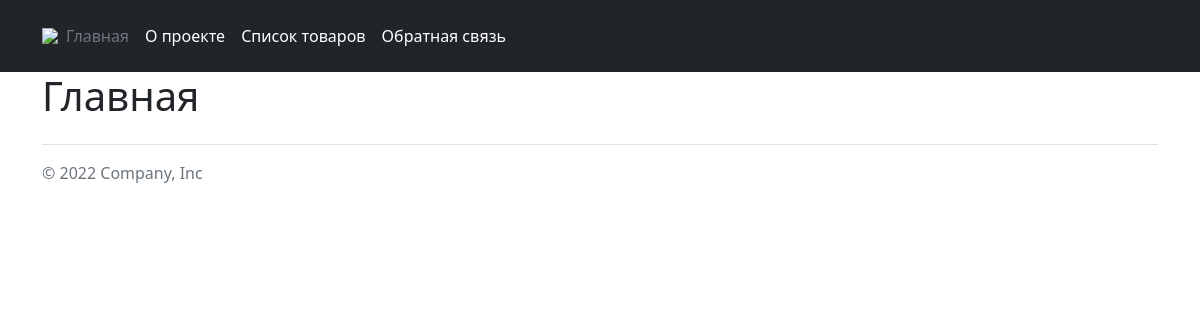
/, run on an earlier commit of the app's database.
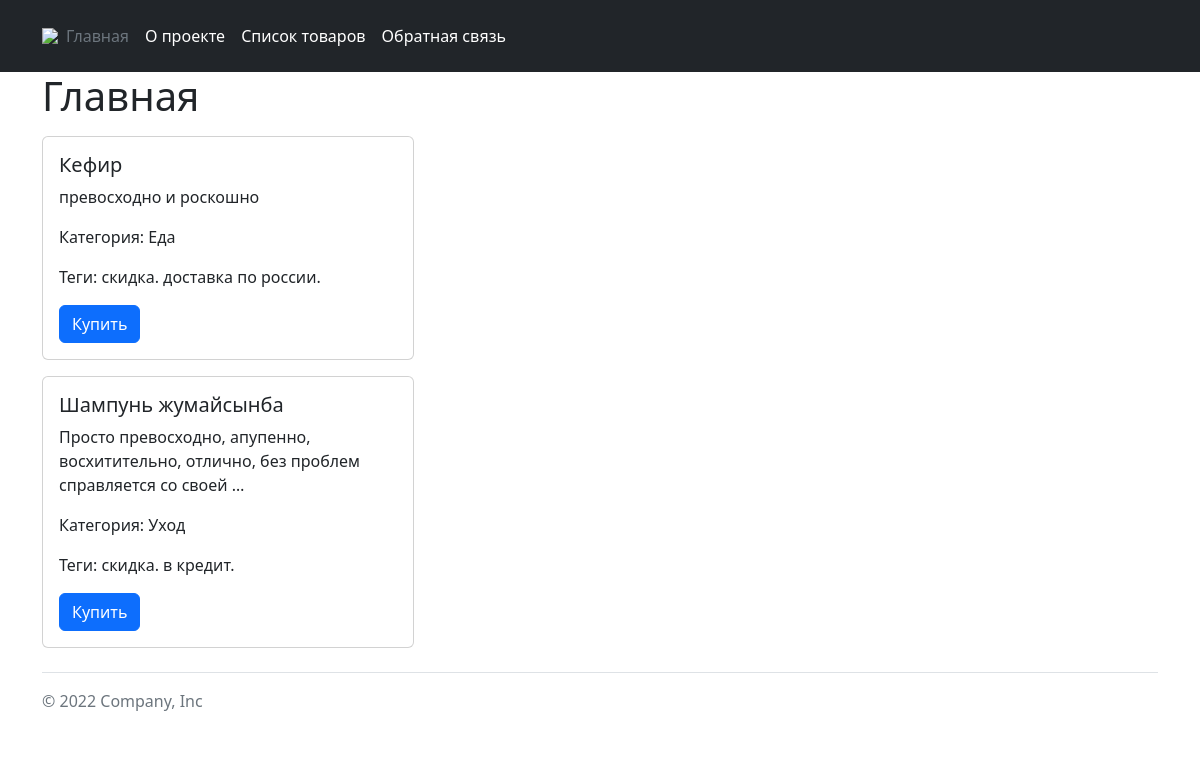
And on a later commit of the database.
### catalog/models.py (models this page shows, shortened)
class catalog_item(catalog):
    text = HTMLField(
        validators=[validate_must_be_param('превосходно', 'роскошно')],
        verbose_name="описание",
        help_text="должно содержаться слово превосходно или роскошно"
    )
    objects = ItemManager()
    category = models.ForeignKey(
        catalog_category(),
        on_delete=models.CASCADE,
        verbose_name="категория",
        help_text="выберете категорию"
    )
    tags = models.ManyToManyField(
        catalog_tag(),
        verbose_name="теги"
    )
    is_on_main = models.BooleanField(
        default=False,
        verbose_name="в главном"
    )
    class Meta:
        verbose_name = "товар"
        verbose_name_plural = "товары"

class catalog_tag(catalog_slug):
    class Meta:
        verbose_name = "тег"
        verbose_name_plural = "теги"

### core/models.py (models this page shows, shortened)
class catalog(models.Model):
    is_published = models.BooleanField(
        default=True,
        verbose_name="опубликовано"
    )
    name = models.CharField(
        max_length=150,
        verbose_name="название",
        help_text="максимально 150 символов"
    )
    class Meta:
        abstract = True

class catalog_slug(catalog):
    slug = models.SlugField(
        max_length=200,
        unique=True,
        verbose_name="название для url",
        help_text="максимальная длина - 200 символов, \
            только цифры, буквы латиницы и символы - и _"
    )

### homepage/views.py (the view)
# urls.py: path('', views.home, name='home'),
def home(request):
    items = Item.objects.homepage()
    context = {
        'items': items,
    }
    return render(request, 'homepage/index.html', context)

### catalog/models.py (called while the page is built)
    def homepage(self):
        return (
            self.get_queryset()
                .filter(is_published=True, is_on_main=True)
                .select_related('category')
                .order_by('name')
                .prefetch_related(
                    Prefetch('tags', queryset=catalog_tag.objects.all())
                )
        )

### templates/homepage/index.html
{% extends 'base.html' %}
{% load static %}
{% block content %}
    <div class="container">
        <h1>Главная</h1>
        {% for item in items %}
        {% include "includes/item_card.html" %}
        {% endfor %}
    </div>
{% endblock %}

### templates/includes/item_card.html
{% with request.resolver_match.view_name as view_name %}
<div class="card item col-4 my-3">
    <div class="card-body">
        <h5 class="card-title">{{ item.name }}</h5>
        {% if view_name != 'catalog:item_detail' %}
            <p class="card-text">{{ item.text|truncatewords_html:10 }}</p>
        {% else %}
            <p class="card-text">{{ item.text }}</p>
        {% endif %}
        <p class="card-text">Категория: {{ item.category.name }}</p>
        <p class="card-text">
            Теги:
            {% for tag in item.tags.all %}
                {{ tag.name }}.
            {% endfor %}
        </p>
        <a href="#" class="btn btn-primary">Купить</a>
    </div>
</div>
{% endwith %}

What changed in the data, as far as the page shows it:
now on this page (row edited): catalog_item: name "Кефир", text "превосходно и роскошно", category.name "Еда"
now on this page (row unchanged): catalog_tag: name "скидка"
now on this page (row unchanged): catalog_tag: name "доставка по россии", shown under "Кефир"
now on this page (row edited): catalog_item: name "Шампунь жумайсынба", text "Просто превосходно, апупенно, восхитительно, отлично, без проблем справляется со своей …", category.name "Уход"
now on this page (row unchanged): catalog_tag: name "в кредит", shown under "Шампунь жумайсынба"
